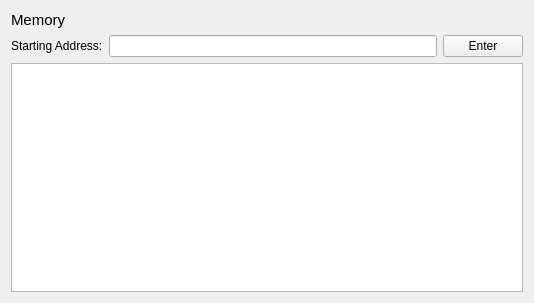
<?xml version="1.0" encoding="UTF-8"?>
<ui version="4.0">
 <class>MemoryWidget</class>
 <widget class="QWidget" name="MemoryWidget">
  <property name="geometry">
   <rect>
    <x>0</x>
    <y>0</y>
    <width>534</width>
    <height>303</height>
   </rect>
  </property>
  <property name="windowTitle">
   <string>Form</string>
  </property>
  <layout class="QVBoxLayout" name="verticalLayout_2">
   <item>
    <layout class="QVBoxLayout" name="verticalLayout">
     <item>
      <widget class="QLabel" name="lblMemory">
       <property name="font">
        <font>
         <pointsize>11</pointsize>
        </font>
       </property>
       <property name="text">
        <string>Memory</string>
       </property>
      </widget>
     </item>
     <item>
      <layout class="QHBoxLayout" name="horizontalLayout">
       <item>
        <widget class="QLabel" name="lblStartingAddress">
         <property name="text">
          <string>Starting Address:</string>
         </property>
        </widget>
       </item>
       <item>
        <widget class="QLineEdit" name="leditStartingAddress"/>
       </item>
       <item>
        <widget class="QPushButton" name="btnEnterStartingAddress">
         <property name="text">
          <string>Enter</string>
         </property>
        </widget>
       </item>
      </layout>
     </item>
     <item>
      <widget class="QTextBrowser" name="textareaMemory"/>
     </item>
    </layout>
   </item>
  </layout>
 </widget>
 <resources/>
 <connections/>
</ui>
